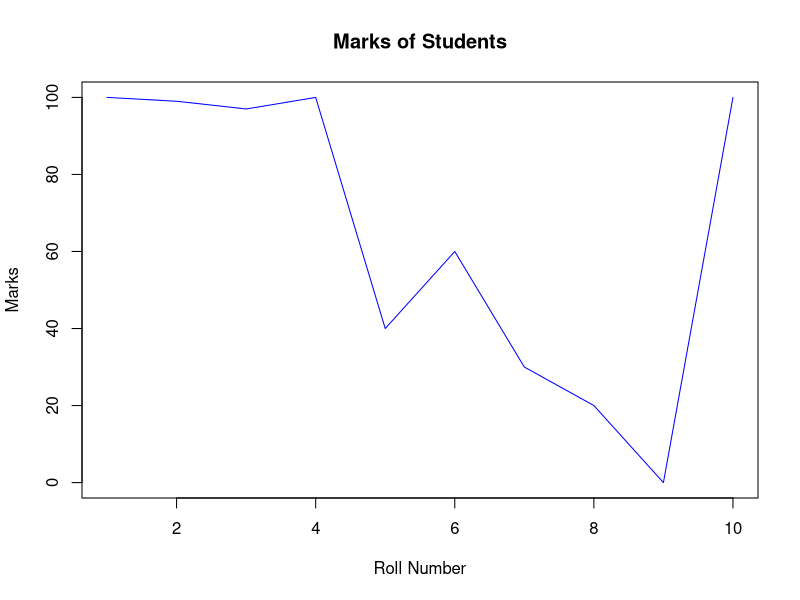
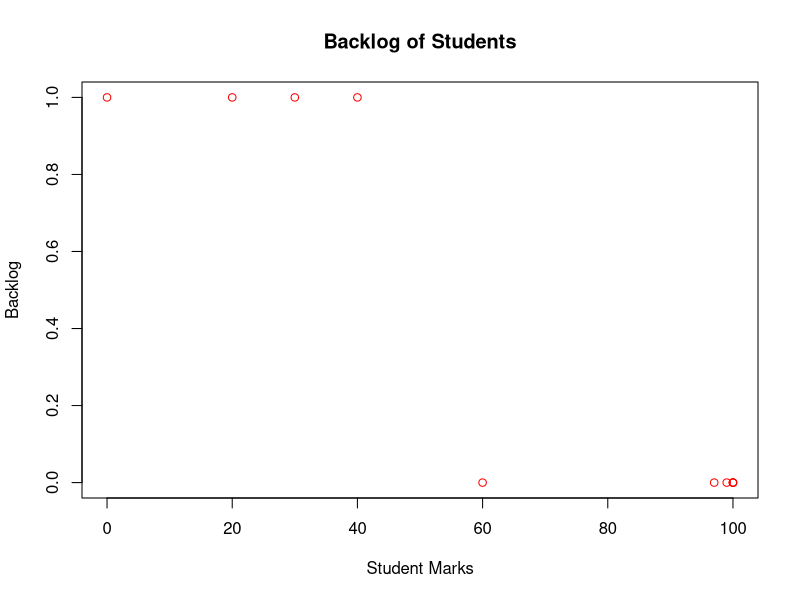
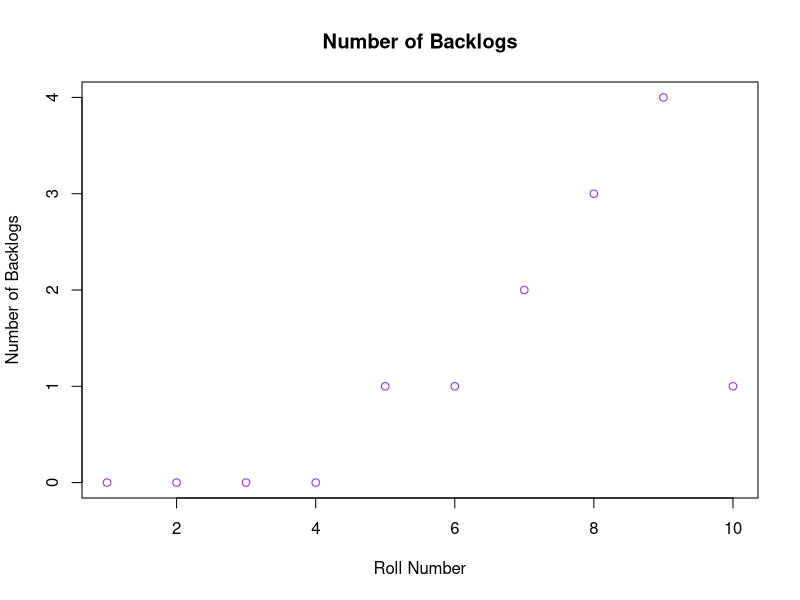
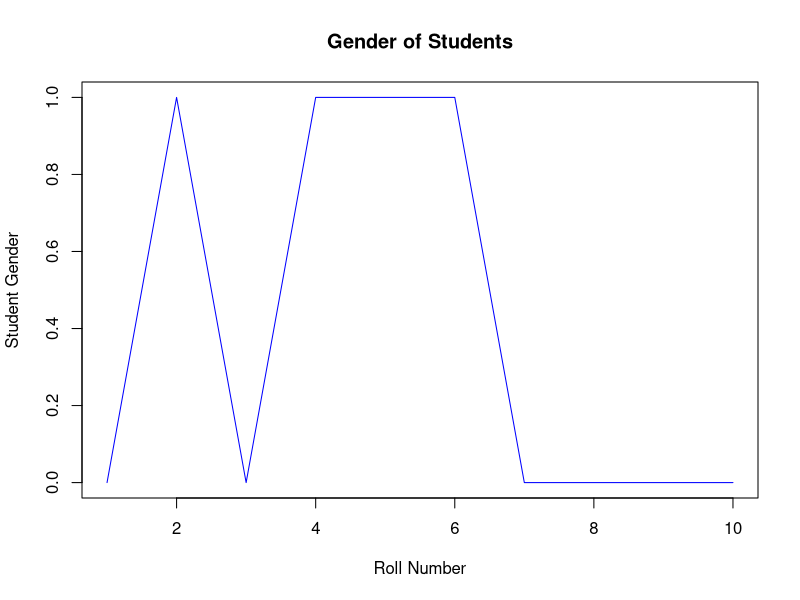

Source code (R) for these figures, in order: (Note: this script raises an error after producing the figures.)
                        #One last time
#Q1
#Using  R, create your own (Student Record) dataset and do the summary statistics 
#and draw four graphs with interpretation. Use atleast 10 observations with five variables
rollno=c(1,2,3,4,5,6,7,8,9,10)
rollno
stu_marks=c(100,99,97,100,40,60,30,20,0,100)
stu_marks
stu_gender=c(0,1,0,1,1,1,0,0,0,0) # here 0-Boy , 1-Girl
stu_gender
backlog=c(0,0,0,0,1,0,1,1,1,0) # here 0-no Backlog , 1-Backlog
backlog
no_of_backlogs=c(0,0,0,0,1,1,2,3,4,1) #number of backlog left
no_of_backlogs
stuinfo=data.frame(rollno,stu_marks,stu_gender,backlog,no_of_backlogs)
stuinfo
summary(stuinfo)
summary(stuinfo$stu_marks)
summary(stuinfo$stu_gender)
plot(stuinfo$stu_marks,type="l",main = "Marks of Students",xlab = "Roll Number",ylab="Marks",col="blue")
plot(stu_marks,backlog, main = "Backlog of Students", xlab = "Student Marks", ylab = "Backlog",col="red")
plot(rollno,no_of_backlogs,main="Number of Backlogs",xlab = "Roll Number",ylab="Number of Backlogs"  ,col = "purple")
plot(stuinfo$stu_gender,type="l",main = "Gender of Students",xlab = "Roll Number",ylab="Student Gender",col="blue")

#Q2
alpha=0.01
x1bar=1850
x2bar=1800
sd1=100
sd2=sqrt(50)
t=abs(x1bar-x2bar)/(sqrt((sd1^2/n1)+sd2^2/n2))
tv=qt(1-(alpha/2),n1+n2-2)
t
tv